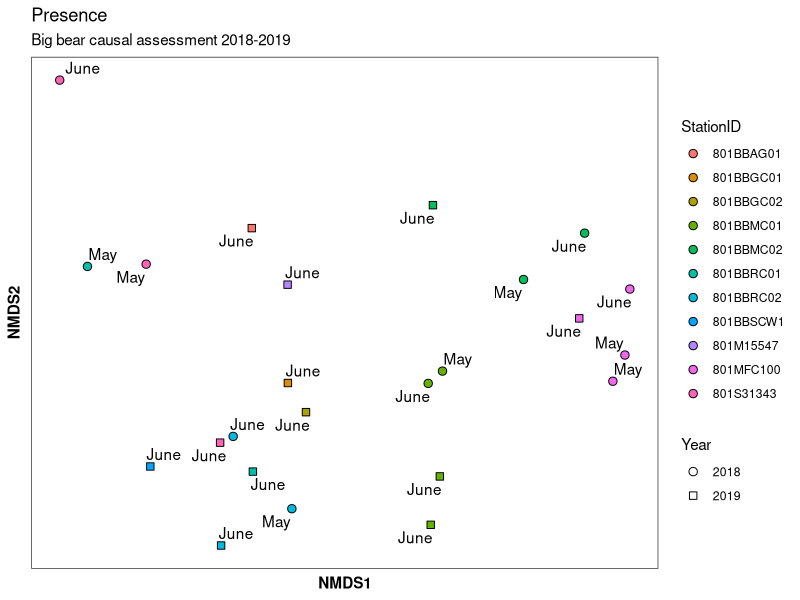
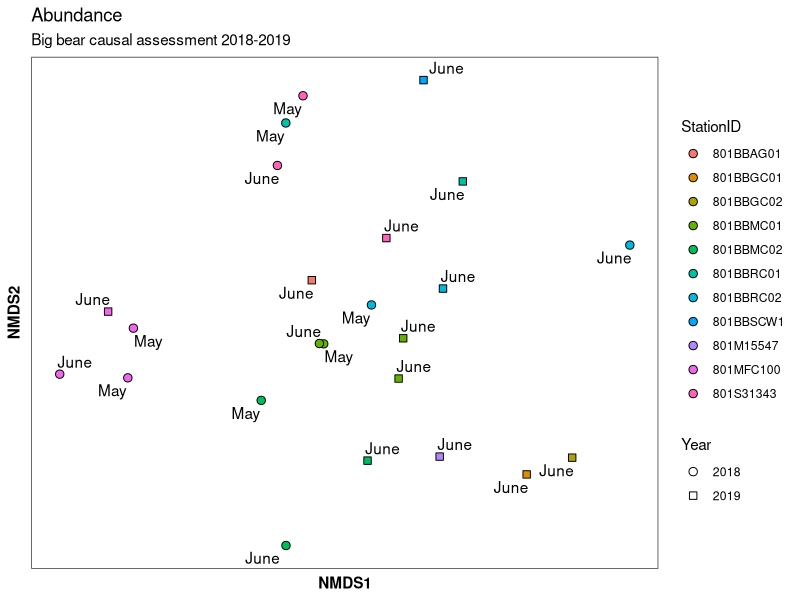
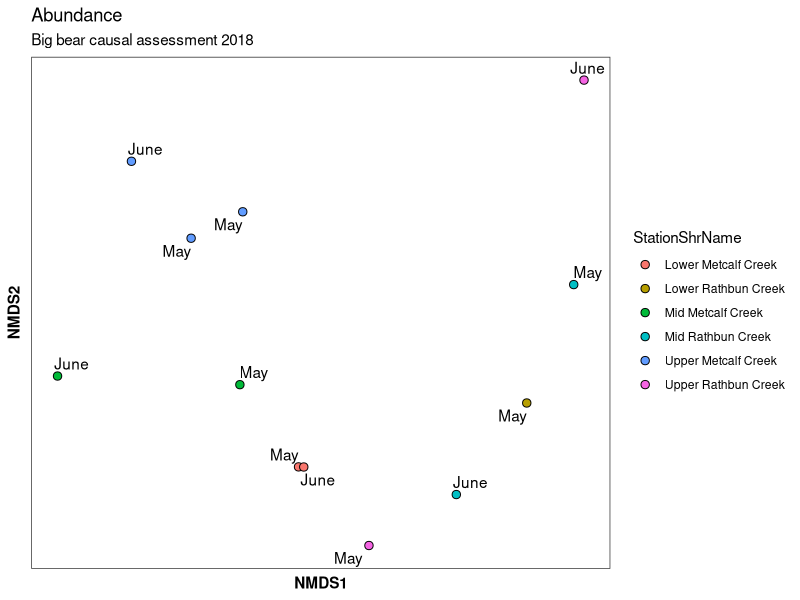
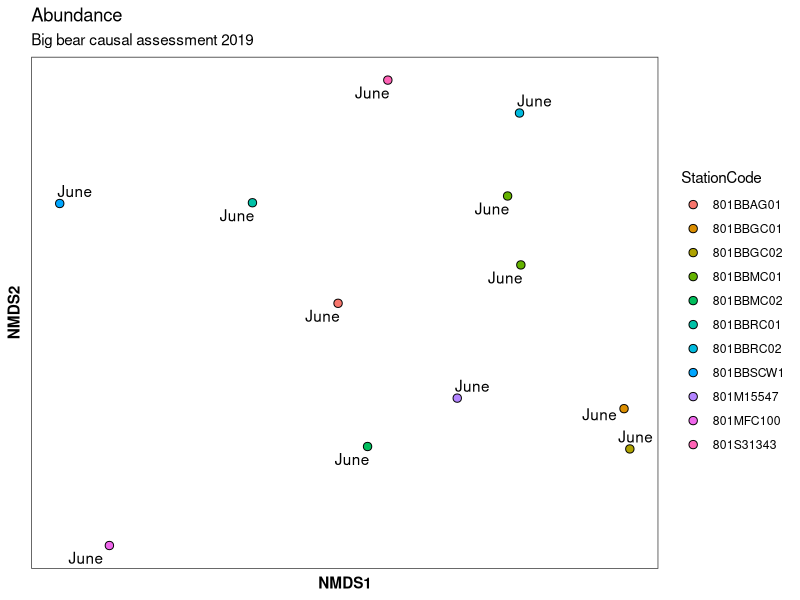
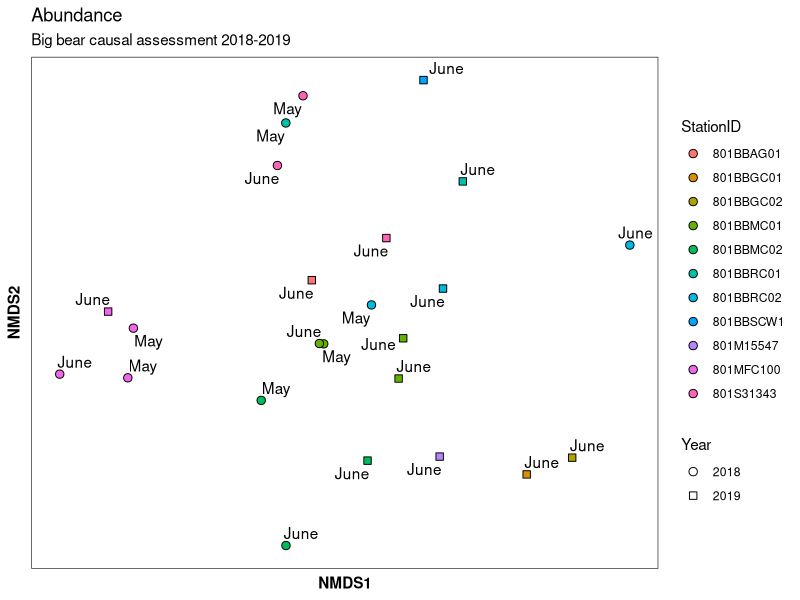
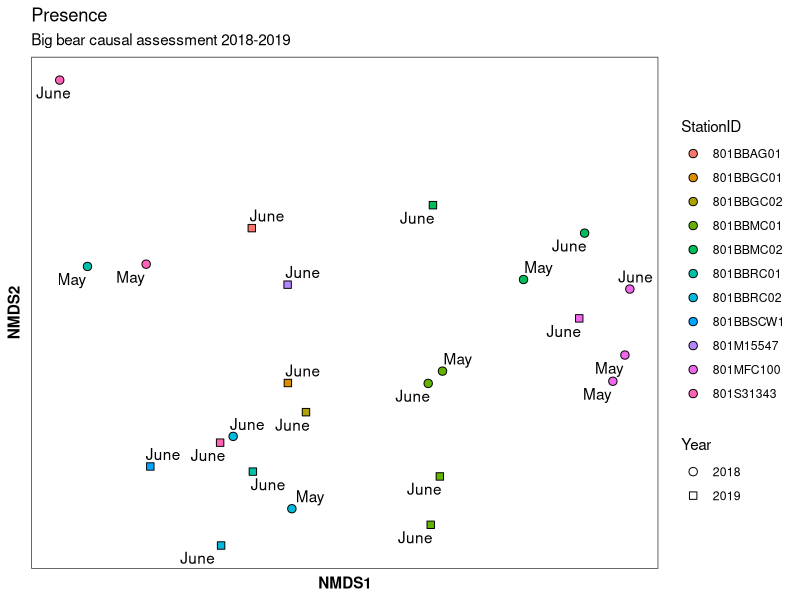

The R source for these figures, in order:
#load libraries
library(tidyverse)
library(vegan)
library(ggplot2)
library(readxl)
library(ggrepel)

#pull in data
benthic_all_df <- read_excel("BBTrib_Benthic_2018_2019.xlsx") %>% as_tibble

#select columns of interest
benthic_df <- benthic_all_df %>% filter(CollectionMethodName == "BMI_Reach-WideBenthos") %>% 
  mutate(CollectionMethod = "BMI_RWB", SampleID=paste(StationCode, SampleDate, CollectionMethod, CollectionReplicate, sep="_"))

short_names_df <- benthic_df %>% 
  mutate(
    StationShrName = case_when(
      StationCode == "801BBAG01" ~ "Aspen Glen Creek",
      StationCode == "801BBGC01" ~ "Lower Grout Creek",
      StationCode == "801BBGC02" ~ "Mid Grout Creek",
      StationCode == "801MFC100" ~ "Upper Metcalf Creek",
      StationCode == "801BBMC01" ~ "Lower Metcalf Creek",
      StationCode == "801BBMC02" ~ "Mid Metcalf Creek",
      StationCode == "801BBRC02" ~ "Upper Rathbun Creek",
      StationCode == "801BBRC01" ~ "Lower Rathbun Creek",
      StationCode == "801S31343" ~ "Mid Rathbun Creek",
      StationCode == "801BBSCW1" ~ "Summit Creek",
      StationCode == "801M15547" ~ "Boulder Creek"
    )
  )

# Ordination with both years ----------------------------------------------


#create dataframe for abundance matrix
benthic_df_abun <- benthic_df %>% 
  group_by(SampleID, FinalID) %>% 
  summarize(BAResult_sum = sum(BAResult)) %>% 
  ungroup() %>% 
  pivot_wider(names_from = FinalID, values_from = BAResult_sum, values_fill = 0) %>% 
  column_to_rownames("SampleID")

#create dataframe for p_a matrix
benthic_df_pa <- benthic_df %>% 
  group_by(SampleID, FinalID) %>% 
  summarize(BAResult_sum = sum(BAResult)) %>% 
  ungroup() %>% 
  mutate(p_a = 1) %>%
  select(-BAResult_sum) %>% 
  pivot_wider(names_from = FinalID, values_from = p_a, values_fill = 0) %>% 
  column_to_rownames("SampleID")

#run nMDS function to get ordination object
benthic_ord_pa <- metaMDS(benthic_df_pa, k = 2, try = 20, trymax = 50, autotransform = F)

stress_pa = benthic_ord_pa$stress

benthic_ord_abun <- metaMDS(benthic_df_abun, k = 2, try = 20, trymax = 50, autotransform = F)

stress_abun = benthic_ord_abun$stress

#extract scores from ordination
benthic_scores_pa <- data.frame(scores(benthic_ord_pa, display = "sites")) %>% 
  rownames_to_column("SampleID") %>% 
  mutate(StationID = str_sub(SampleID,1,9), SamDate = str_sub(SampleID,11,20), 
         Replicate = str_sub(SampleID, -1), SamDate = lubridate::as_date(SamDate),
         Year = lubridate::year(SamDate), Month = lubridate::month(SamDate, label=TRUE, abbr = F)) %>% 
  mutate(Year = as.factor(Year))

benthic_scores_abun <- data.frame(scores(benthic_ord_abun, display = "sites")) %>% 
  rownames_to_column("SampleID") %>% 
  mutate(StationID = str_sub(SampleID,1,9), SamDate = str_sub(SampleID,11,20), 
         Replicate = str_sub(SampleID, -1), SamDate = lubridate::as_date(SamDate),
         Year = lubridate::year(SamDate), Month = lubridate::month(SamDate, label=TRUE, abbr = F)) %>% 
  mutate(Year = as.factor(Year))

#plot ordination scores
bb.pa.plot <- benthic_scores_pa %>% 
  ggplot(., aes(x = NMDS1, y = NMDS2)) +
  theme_bw()+ theme(panel.grid = element_blank(), axis.text = element_blank(), axis.ticks = element_blank(),
                    axis.title = element_text(face = "bold"))+
  geom_point(aes(fill = StationID, shape = Year), size = 2.5)+
  scale_shape_manual(values = c(21,22))+
  geom_text_repel(aes(NMDS1, NMDS2, label = Month))+
  guides(fill=guide_legend(override.aes = list(shape=21)))+
  labs(title = 'Presence',
       subtitle = 'Big bear causal assessment 2018-2019'
         )
bb.pa.plot

bb.pa.plot2 <- benthic_scores_abun %>% 
  ggplot(., aes(x = NMDS1, y = NMDS2)) +
  theme_bw()+ theme(panel.grid = element_blank(), axis.text = element_blank(), axis.ticks = element_blank(),
                    axis.title = element_text(face = "bold"))+
  geom_point(aes(fill = StationID, shape = Year), size = 2.5)+
  scale_shape_manual(values = c(21,22))+
  guides(fill=guide_legend(override.aes = list(shape=21)))+
  geom_text_repel(aes(NMDS1, NMDS2, label = Month))+
  labs(title = 'Abundance',
       subtitle = 'Big bear causal assessment 2018-2019'
  )
bb.pa.plot2

ggsave("bigbear nMDS ord abundance.png", bb.pa.plot2)
ggsave("bigbear nMDS ord presence.png", bb.pa.plot)



# Abundance ordination by year --------------------------------------------

#create dataframe for abundance matrix 
benthic_df_abun_18 <- benthic_df %>%
  mutate(Year = lubridate::year(SampleDate))%>% 
  filter(Year == "2018") %>% 
  group_by(SampleID, FinalID) %>% 
  summarize(BAResult_sum = sum(BAResult)) %>% 
  ungroup() %>% 
  pivot_wider(names_from = FinalID, values_from = BAResult_sum, values_fill = 0) %>% 
  column_to_rownames("SampleID")

benthic_df_abun_19 <- benthic_df %>%
  mutate(Year = lubridate::year(SampleDate))%>% 
  filter(Year == "2019") %>% 
  group_by(SampleID, FinalID) %>% 
  summarize(BAResult_sum = sum(BAResult)) %>% 
  ungroup() %>% 
  pivot_wider(names_from = FinalID, values_from = BAResult_sum, values_fill = 0) %>% 
  column_to_rownames("SampleID")

#run nMDS function to get ordination object & stress
benthic_ord_abun_18 <- metaMDS(benthic_df_abun_18, k = 2, try = 20, trymax = 50, autotransform = F)
stress_abun_18 = benthic_ord_abun_18$stress

benthic_ord_abun_19 <- metaMDS(benthic_df_abun_19, k = 2, try = 20, trymax = 50, autotransform = F)
stress_abun_19 = benthic_ord_abun_19$stress

#extract scores from ordination
benthic_scores_abun_18 <- data.frame(scores(benthic_ord_abun_18, display = "sites")) %>% 
  rownames_to_column("SampleID") %>% 
  mutate(StationCode = str_sub(SampleID,1,9), SamDate = str_sub(SampleID,11,20), 
         Replicate = str_sub(SampleID, -1), SamDate = lubridate::as_date(SamDate),
         Year = lubridate::year(SamDate), Month = lubridate::month(SamDate, label=TRUE, abbr = F)) %>% 
  mutate(Year = as.factor(Year)) %>% 
  mutate(StationShrName = case_when(
    StationCode == "801BBAG01" ~ "Aspen Glen Creek",
    StationCode == "801BBGC01" ~ "Lower Grout Creek",
    StationCode == "801BBGC02" ~ "Mid Grout Creek",
    StationCode == "801MFC100" ~ "Upper Metcalf Creek",
    StationCode == "801BBMC01" ~ "Lower Metcalf Creek",
    StationCode == "801BBMC02" ~ "Mid Metcalf Creek",
    StationCode == "801BBRC02" ~ "Upper Rathbun Creek",
    StationCode == "801BBRC01" ~ "Lower Rathbun Creek",
    StationCode == "801S31343" ~ "Mid Rathbun Creek",
    StationCode == "801BBSCW1" ~ "Summit Creek",
    StationCode == "801M15547" ~ "Boulder Creek"))

benthic_scores_abun_19 <- data.frame(scores(benthic_ord_abun_19, display = "sites")) %>% 
  rownames_to_column("SampleID") %>% 
  mutate(StationCode = str_sub(SampleID,1,9), SamDate = str_sub(SampleID,11,20), 
         Replicate = str_sub(SampleID, -1), SamDate = lubridate::as_date(SamDate),
         Year = lubridate::year(SamDate), Month = lubridate::month(SamDate, label=TRUE, abbr = F)) %>% 
  mutate(Year = as.factor(Year))

#plot ordination scores
bb.abun.plot.18 <- benthic_scores_abun_18 %>% 
  ggplot(., aes(x = NMDS1, y = NMDS2)) +
  theme_bw()+ theme(panel.grid = element_blank(), axis.text = element_blank(), axis.ticks = element_blank(),
                    axis.title = element_text(face = "bold"))+
  geom_point(aes(fill = StationShrName), pch = 21, size = 2.5)+
  geom_text_repel(aes(NMDS1, NMDS2, label = Month))+
  labs(title = 'Abundance',
       subtitle = 'Big bear causal assessment 2018')
bb.abun.plot.18

bb.abun.plot.19 <- benthic_scores_abun_19 %>% 
  ggplot(., aes(x = NMDS1, y = NMDS2)) +
  theme_bw()+ theme(panel.grid = element_blank(), axis.text = element_blank(), axis.ticks = element_blank(),
                    axis.title = element_text(face = "bold"))+
  geom_point(aes(fill = StationCode), pch = 21, size = 2.5)+
  geom_text_repel(aes(NMDS1, NMDS2, label = Month))+
  labs(title = 'Abundance',
       subtitle = 'Big bear causal assessment 2019'
  )
bb.abun.plot.19


# Pres/Abs ordination by year ---------------------------------------------
